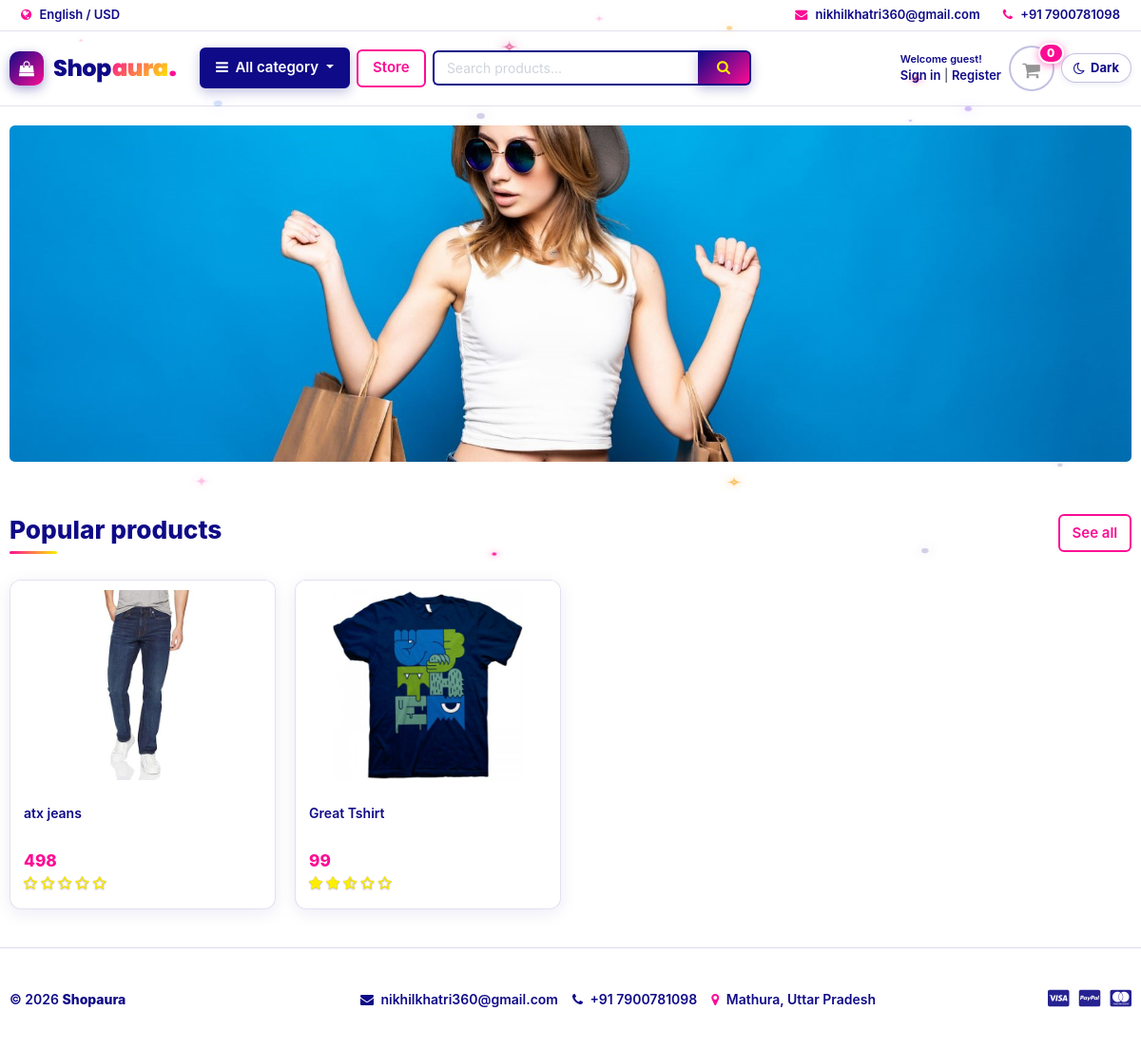
The page / on the database its author committed.
### store/models.py (models this page shows, shortened)
class Product(models.Model):
    product_name = models.CharField(max_length=200, unique=True)
    slug         = models.SlugField(max_length=200, unique=True)
    description  = models.TextField(max_length=500, blank=True)
    price        = models.IntegerField()
    images       = models.ImageField(upload_to='photos/products')
    stock        = models.IntegerField()
    is_available = models.BooleanField(default=True)
    category     = models.ForeignKey(Category, on_delete=models.CASCADE)
    created_date = models.DateTimeField(auto_now_add=True)
    modified_date= models.DateTimeField(auto_now=True)
    def get_url(self):
        return reverse('products_detail', args=[self.category.slug, self.slug])
    def averageReview(self):
        reviews = ReviewRating.objects.filter(product=self, status=True).aggregate(average=Avg('rating'))
        avg=0
        if reviews['average'] is not None:
            avg=float(reviews['average'])
        return avg

### shopaura/views.py (the view)
# urls.py: 2. Add a URL to urlpatterns:  path('', views.home, name='home')
def home(request):
    products = Product.objects.all().filter(is_available=True).order_by('-created_date')
    for product in products:
        reviews = ReviewRating.objects.filter(product_id=product.id, status=True)
    context = {
        'products': products,
        'reviews': reviews,
    }
    return render(request, 'home.html', context)

### carts/context_processors.py (called while the page is built)
def counter (request):
    cart_count = 0
    if 'admin' in request.path:
        return{}
    else:
        try:
            cart=Cart.objects.filter(cart_id=_cart_id(request))
            if request.user.is_authenticated:
                cart_items=Cartitem.objects.all().filter(user=request.user)
            else:
                cart_items=Cartitem.objects.all().filter(cart=cart[:1])
            for cart_item in cart_items:
                cart_count+=cart_item.quantity
        except Cart.DoesNotExist:
            cart_count=0
    return dict(cart_count=cart_count)

### carts/views.py (called while the page is built)
def _cart_id(request):
    cart = request.session.session_key
    if not cart:
        request.session.create()
        cart = request.session.session_key
    return cart

### category/context_processors.py (called while the page is built)
def menu_links(request):
    links = Category.objects.all()
    return dict(links=links)

### category/models.py (called while the page is built)
    def get_url(self):
        return reverse('products_by_category', args=[self.slug])

### templates/home.html
{% extends 'base.html' %}
{% load static %}
{% block content %}
<section class="section-intro padding-y-sm">
<div class="container">
<div class="intro-banner-wrap">
	<img src="{% static 'images/banners/cover.jpg' %}" class="img-fluid rounded w-100" alt="Cover Banner">
</div>
</div>
</section>
<section class="section-name padding-y-sm">
<div class="container">
<header class="section-heading">
	<a href="{% url 'store' %}" class="btn btn-outline-primary float-right">See all</a>
	<h3 class="section-title">Popular products</h3>
</header>
<div class="row">
	{% for product in products %}
	<div class="col-6 col-sm-6 col-md-4 col-lg-3">
		<div class="card card-product-grid">
			<a href="{{ product.get_url }}" class="img-wrap"> <img src="{{ product.images.url }}"> </a>
			<figcaption class="info-wrap">
				<a href="{{ product.get_url }}" class="title">{{ product.product_name }}</a>
				<div class="price mt-1">{{ product.price }}</div>
				<div class="rating-star">
					<span>
						<i class="fa fa-star{% if product.averageReview < 0.5 %}-o{% elif product.averageReview >= 0.5 and product.averageReview < 1 %}-half-o {% endif %}" aria-hidden="true"></i>
						<i class="fa fa-star{% if product.averageReview < 1.5 %}-o{% elif product.averageReview >= 1.5 and product.averageReview < 2 %}-half-o {% endif %}" aria-hidden="true"></i>
						<i class="fa fa-star{% if product.averageReview < 2.5 %}-o{% elif product.averageReview >= 2.5 and product.averageReview < 3 %}-half-o {% endif %}" aria-hidden="true"></i>
						<i class="fa fa-star{% if product.averageReview < 3.5 %}-o{% elif product.averageReview >= 3.5 and product.averageReview < 4 %}-half-o {% endif %}" aria-hidden="true"></i>
						<i class="fa fa-star{% if product.averageReview < 4.5 %}-o{% elif product.averageReview >= 4.5 and product.averageReview < 5 %}-half-o {% endif %}" aria-hidden="true"></i>
					</span>
				</div>
			</figcaption>
		</div>
	</div>
	{% endfor %}
</div>
</div>
</section>
{% endblock %}

### shopaura/static/css/ui.css (style rules this page uses)
html { font-family: "Inter", sans-serif; font-size: 15px; }
.img-wrap { text-align: center; display: block; }
.img-wrap img { max-width: 100%; }
.padding-y-sm { padding-top: 20px; padding-bottom: 20px; }
.section-heading { margin-bottom: 20px; margin-top: 15px; }
.section-title { color: #212529; }
[class*=card-product] a.title { color: #212529; display: block; }
[class*=card-product] .img-wrap { overflow: hidden; position: relative; }
[class*=card-product] .img-wrap img { height: 100%; max-width: 100%; width: auto; display: inline-block; -o-object-fit: cover; object-fit: cover; }
.card-product-grid { margin-bottom: 20px; }
.card-product-grid .img-wrap { border-radius: 0.2rem 0.2rem 0 0; height: 220px; }
.card-product-grid .info-wrap { overflow: hidden; padding: 18px 20px; }
.card .img-wrap { overflow: hidden; }
.price { font-weight: 600; color: #212529; }

### shopaura/static/css/responsive.css (style rules this page uses)
html, body { max-width: 100vw; overflow-x: hidden; }
img { max-width: 100%; height: auto; }
.card-product-grid { margin-bottom: 20px; transition: transform 0.25s ease, box-shadow 0.25s ease; }
.card-product-grid .img-wrap { position: relative; overflow: hidden; display: flex; align-items: center; justify-content: center; background-color: #ffffff; }
.card-product-grid .img-wrap img { width: 100%; height: 220px; object-fit: contain; padding: 10px; transition: transform 0.3s ease; }
.card-product-grid .info-wrap { padding: 14px; }
.card-product-grid .title { display: -webkit-box; -webkit-line-clamp: 2; -webkit-box-orient: vertical; overflow: hidden; height: 2.8rem; line-height: 1.4rem; font-size: 14px; font-weight: 600; margin-bottom: 6px; }

### shopaura/static/css/custom.css (style rules this page uses)
:root { --color-primary: #0f0a87; --color-secondary: #fc0c94; --color-highlight: #fdee00; --primary: #0f0a87; --blue: #0f0a87; --pink: #fc0c94; --yellow: #fdee00; }
a.btn-outline-primary, .btn-outline-primary { color: #fc0c94 !important; border: 2px solid #fc0c94 !important; background: transparent !important; font-weight: 600 !important; border-radius: 6px !important; transition: all 0.25s ease !important; }
.section-title { color: #0f0a87 !important; font-weight: 800; position: relative; display: inline-block; padding-bottom: 8px; }
.section-title::after { content: ""; position: absolute; left: 0; bottom: 0; width: 50px; height: 3px; background: linear-gradient(90deg, #fc0c94 0%, #fdee00 100%); border-radius: 2px; }
.card-product-grid { border: 1px solid rgba(15, 10, 135, 0.12) !important; border-radius: 10px !important; overflow: hidden; transition: all 0.3s cubic-bezier(0.25, 0.8, 0.25, 1) !important; background: #ffffff; }
.card-product-grid .title { color: #0f0a87 !important; font-weight: 600; transition: color 0.2s ease; }
.card-product-grid .price { color: #fc0c94 !important; font-size: 1.15rem; font-weight: 800; }
.price, var.price { color: #0f0a87; font-weight: 700; }
.rating-star i, .rating-star i.fa-star, .rating-star i.fa-star-half-o, .rating-star i.fa-star-o { color: #fdee00 !important; text-shadow: 0 0 1px #bca300, 0 1px 2px rgba(15, 10, 135, 0.25) !important; }
body { background-color: #ffffff !important; color: #1e293b; min-height: 100vh; position: relative; }
header, section, footer, main, .container, .card, nav, aside { position: relative; z-index: 1; }
.bg, .section-content, .section-conten, .section-intro, .section-name, .section-pagetop.bg { background-color: transparent !important; }
.card, .card-product-grid { background-color: #ffffff !important; border-radius: 12px !important; box-shadow: 0 4px 18px rgba(15, 10, 135, 0.08) !important; }

### rows shown on the page
Product: images (picture), product_name "atx jeans", price "498"
Product: images (picture), product_name "Great Tshirt", price "99"

### other values the page prints
{{ cart_count }} "0"
